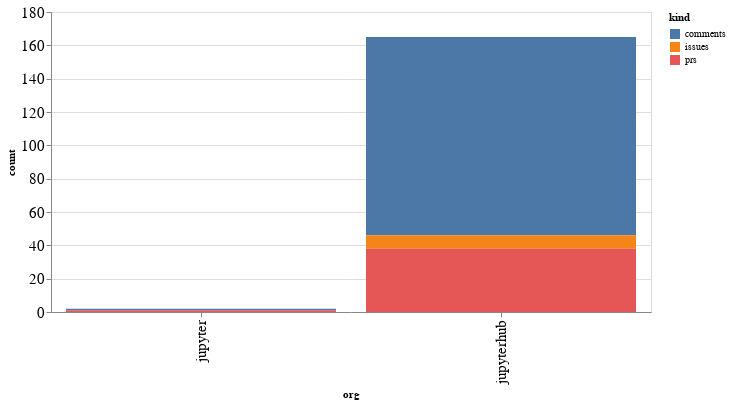

The notebook cell this image was saved under:
### Code cell
alt.Chart(org_summaries, width=600).mark_bar().encode(
    x='org',
    y='count',
    color='kind',
    tooltip="org"
)

### Figure 1 — Vega-Lite specification as saved in the notebook (floating-point values rounded to 4 significant figures)
{"config": {"axisLeft": {"labelFontSize": 15}, "axisBottom": {"labelFontSize": 15}}, "data": {"name": "data-9bf873f094dd3885a60ddea2fa549747"}, "mark": "bar", "encoding": {"color": {"type": "nominal", "field": "kind"}, "tooltip": {"type": "nominal", "field": "org"}, "x": {"type": "nominal", "field": "org"}, "y": {"type": "quantitative", "field": "count"}}, "width": 600, "$schema": "https://vega.github.io/schema/vega-lite/v4.8.1.json", "datasets": {"data-9bf873f094dd3885a60ddea2fa549747": [{"org": "jupyter", "kind": "comments", "count": 1}, {"org": "jupyter", "kind": "prs", "count": 1}, {"org": "jupyterhub", "kind": "comments", "count": 119}, {"org": "jupyterhub", "kind": "issues", "count": 8}, {"org": "jupyterhub", "kind": "prs", "count": 38}]}}
